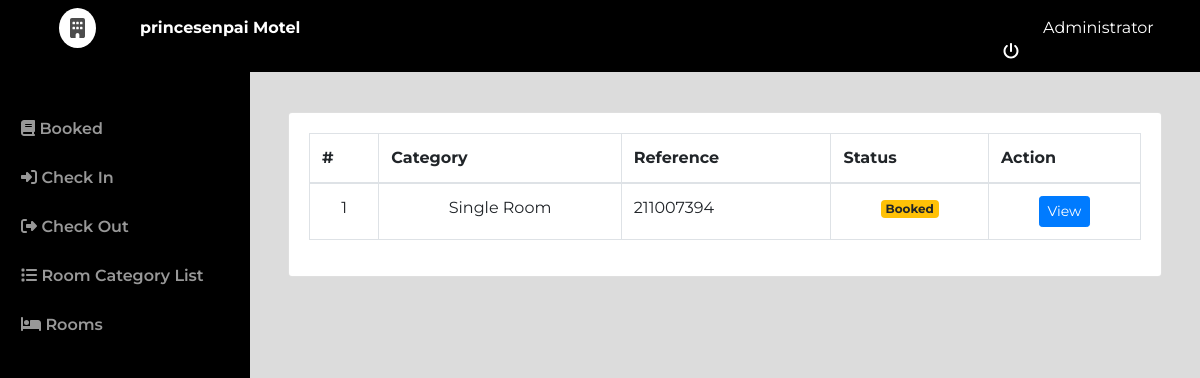
Before: /frontdesk/index.php (signed in) with the older database file.
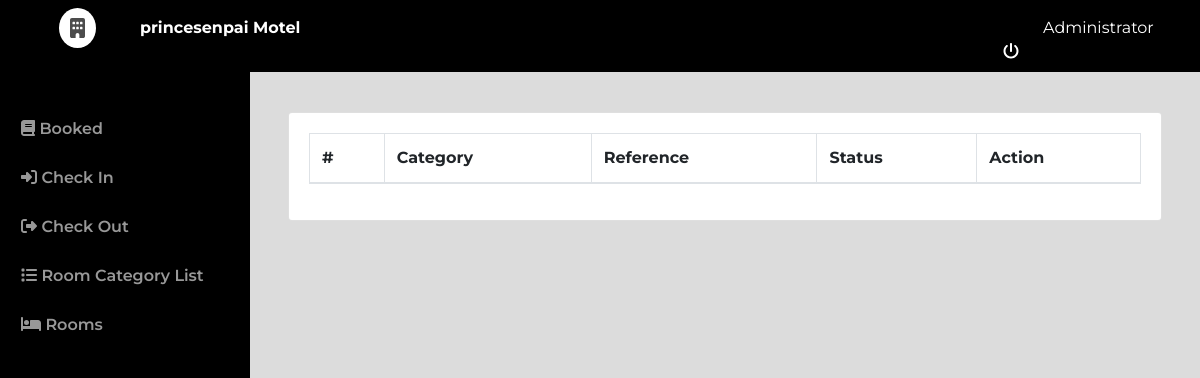
After: the same page with the newer database file.
### tables this page shows
CREATE TABLE `checked` (
  `id` int(30) NOT NULL,
  `ref_no` varchar(100) NOT NULL,
  `room_id` int(30) NOT NULL,
  `name` text NOT NULL,
  `email` varchar(255) NOT NULL,
  `contact_no` varchar(20) NOT NULL,
  `date_in` datetime NOT NULL,
  `date_out` datetime NOT NULL,
  `payment_Method` varchar(255) NOT NULL,
  `booked_cid` int(30) NOT NULL,
  `status` tinyint(1) NOT NULL DEFAULT 0 COMMENT '0 = pending, 1=checked in , 2 = checked out',
  `date_updated` datetime NOT NULL DEFAULT current_timestamp() ON UPDATE current_timestamp()
);

CREATE TABLE `room_categories` (
  `id` int(30) NOT NULL,
  `name` text NOT NULL,
  `price` float NOT NULL,
  `cover_img` text NOT NULL
);

### frontdesk/booked.php (the view, shortened to what this page needs)
<?php
	include('../admin/db_connect.php');
	$cat = $conn->query("SELECT * FROM room_categories");
	$cat_arr = array();
	while($row = $cat->fetch_assoc()){
		$cat_arr[$row['id']] = $row;
	}
?>
<div class="container-fluid">
	<div class="col-lg-12  mt-5">
		<div class="row mt-3">
			<div class="col-md-12">
				<div class="card">
					<div class="card-body">
						<table class="table table-bordered">
							<thead>
								<th>#</th>
								<th>Category</th>
								<th>Reference</th>
								<th>Status</th>
								<th>Action</th>
							</thead>
							<tbody>
								<?php
								$i = 1;
								$checked = $conn->query("SELECT * FROM checked where status = 0 order by status desc, id asc");
								while($row=$checked->fetch_assoc()):
								?>
								<tr>
									<td class="text-center"><?php echo $i++ ?></td>
									<td class="text-center"><?php echo $cat_arr[$row['booked_cid']]['name'] ?></td>
									<td class=""><?php echo $row['ref_no'] ?></td>
										<td class="text-center"><span class="badge badge-warning">Booked</span></td>
									<td class="text-center">
											<button class="btn btn-sm btn-primary check_out" type="button" data-id="<?php echo $row['id'] ?>">View</button>
									</td>
								</tr>
							<?php endwhile; ?>
							</tbody>
						</table>
					</div>
				</div>
			</div>
		</div>
	</div>
</div>

Changed rows visible on the page:
removed checked: booked_cid.name "Single Room", ref_no "211007394"
